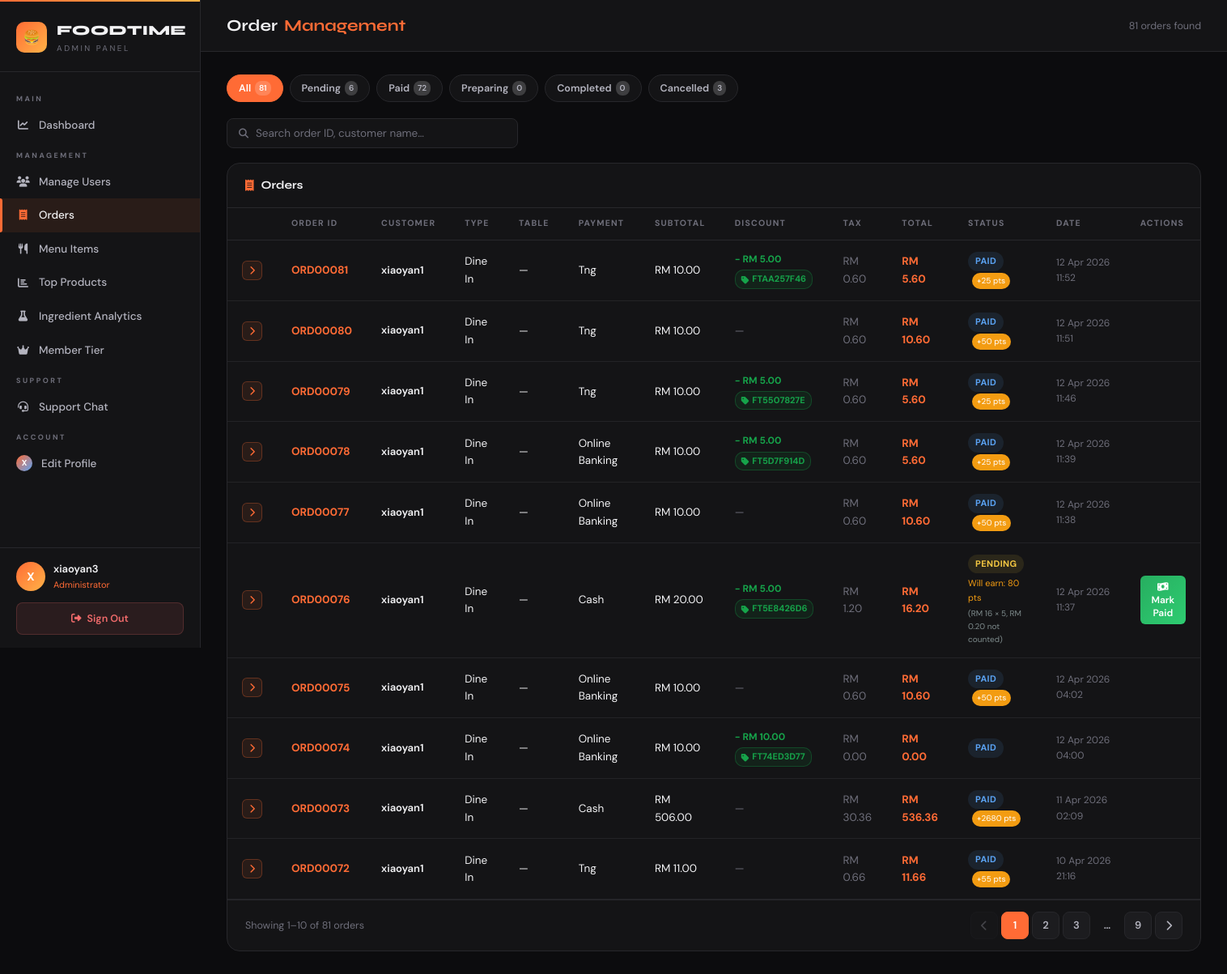
The app's page /app/Order.php (signed in) with its own data.
### tables this page shows
CREATE TABLE `orders` (
  `orderid` varchar(20) NOT NULL,
  `userid` varchar(10) NOT NULL,
  `order_type` enum('dine_in','takeaway') NOT NULL DEFAULT 'dine_in',
  `tableid` varchar(20) DEFAULT NULL,
  `customer_name` varchar(100) DEFAULT NULL,
  `customer_phone` varchar(20) DEFAULT NULL,
  `customer_email` varchar(100) DEFAULT NULL,
  `subtotal` decimal(10,2) NOT NULL DEFAULT 0.00,
  `tax` decimal(10,2) NOT NULL DEFAULT 0.00,
  `discount_rm` decimal(10,2) NOT NULL DEFAULT 0.00,
  `status` enum('pending','paid','preparing','completed','cancelled') NOT NULL DEFAULT 'pending',
  `total_price` decimal(10,2) NOT NULL DEFAULT 0.00,
  `payment_method` varchar(50) NOT NULL DEFAULT 'cash',
  `special_notes` text DEFAULT NULL,
  `points_earned` int(11) NOT NULL DEFAULT 0,
  `created_at` datetime NOT NULL DEFAULT current_timestamp(),
  `updated_at` datetime NOT NULL DEFAULT current_timestamp() ON UPDATE current_timestamp()
);

### app/Order.php (the view, shortened to what the rows shown need)
<?php
require_once 'base.php';
$valid_statuses = ['pending','paid','preparing','completed','cancelled'];
$status_filter  = in_array($_GET['status'] ?? '', $valid_statuses) ? $_GET['status'] : '';
$per_page       = 10;
$page           = max(1, intval($_GET['page'] ?? 1));
$types = ''; $params = []; $wheres = [];
$where_sql = $wheres ? 'WHERE '.implode(' AND ',$wheres) : '';
$count_sql = "SELECT COUNT(*) AS c FROM orders o LEFT JOIN users u ON o.userid=u.userid $where_sql";
$stmt = mysqli_prepare($connect, $count_sql);
if ($stmt) {
    mysqli_stmt_execute($stmt);
    $total_orders = (int)mysqli_fetch_assoc(mysqli_stmt_get_result($stmt))['c'];
} else { $total_orders = 0; }
$total_pages = max(1,(int)ceil($total_orders/$per_page));
$page        = min($page,$total_pages);
$offset      = ($page-1)*$per_page;
$data_sql = "SELECT o.*, u.username, u.email AS user_email
             FROM orders o LEFT JOIN users u ON o.userid=u.userid
             $where_sql ORDER BY o.created_at DESC LIMIT $per_page OFFSET $offset";
$stmt = mysqli_prepare($connect, $data_sql);
if ($stmt) {
    mysqli_stmt_execute($stmt);
    $orders = mysqli_fetch_all(mysqli_stmt_get_result($stmt), MYSQLI_ASSOC);
} else { $orders = []; }
$opts_col = null;
foreach (['selected_options','custom_options'] as $candidate) {
    $chk = mysqli_query($connect, "SHOW COLUMNS FROM order_items LIKE '$candidate'");
    if ($chk && mysqli_num_rows($chk) > 0) { $opts_col = $candidate; break; }
}
function parseVoucher($notes) {
    if (!empty($notes) && preg_match('/Voucher:\s*([A-Z0-9]+)\s*\(RM\s*([\d.]+)\s*off\)/i',$notes,$m))
        return ['code'=>strtoupper($m[1]),'discount'=>floatval($m[2])];
    return null;
}
?>
<!DOCTYPE html>
<html lang="en">
<head>
    <link rel="stylesheet" href="https://cdnjs.cloudflare.com/ajax/libs/font-awesome/6.4.0/css/all.min.css">
    <link rel="stylesheet" href="css/admin.css">
</head>
<body>
<main class="main">
    <div class="content">
        <div class="panel">
            <?php if (empty($orders)): ?>
            <div class="empty-state">
                <i class="fas fa-receipt"></i>
                <p>No orders found<?= $status_filter?" with status: {$status_filter}":'' ?>.</p>
            </div>
            <?php else: ?>
            <div class="table-wrap">
                <table class="dt" id="ordersTable">
                    <thead>
                        <tr>
                            <th></th><th>Order ID</th><th>Customer</th><th>Type</th><th>Table</th>
                            <th>Payment</th><th>Subtotal</th><th>Discount</th><th>Tax</th>
                            <th>Total</th><th>Status</th><th>Date</th><th>Actions</th>
                        </tr>
                    </thead>
                    <tbody>
                    <?php foreach ($orders as $idx => $order):
                        $row_id      = 'items-'.$offset.'-'.$idx;
                        $order_id_db = mysqli_real_escape_string($connect, $order['orderid']);
                        if ($opts_col) {
                            $items_q = mysqli_query($connect,
                                "SELECT orderitemid, product_name, quantity, price, subtotal,
                                        `{$opts_col}` AS opts_json
                                 FROM order_items WHERE orderid='$order_id_db' ORDER BY orderitemid ASC");
                        } else {
                            $items_q = mysqli_query($connect,
                                "SELECT orderitemid, product_name, quantity, price, subtotal
                                 FROM order_items WHERE orderid='$order_id_db' ORDER BY orderitemid ASC");
                        }
                        $items_count     = $items_q ? mysqli_num_rows($items_q) : 0;
                        $total_price     = (float)$order['total_price'];
                        $full_ringgit    = floor($total_price);
                        $points_to_earn  = $full_ringgit * 5;
                        $cents_remainder = round(($total_price - $full_ringgit) * 100);
                        $voucher_info    = parseVoucher($order['special_notes'] ?? '');
                    ?>
                    <tr class="order-row">
                        <td style="width:40px;">
                            <?php if ($items_count > 0): ?>
                            <button class="expand-btn" onclick="toggleItems('<?= $row_id ?>',this)" title="View items">
                                <i class="fas fa-chevron-right"></i>
                            </button>
                            <?php endif; ?>
                        </td>
                        <td class="order-id-cell"><?= htmlspecialchars($order['orderid']) ?></td>
                        <td>
                            <div class="fw-600" style="font-size:13px;"><?= htmlspecialchars($order['customer_name']??'—') ?></div>
                        </td>
                        <td style="text-transform:capitalize;"><?= str_replace('_',' ',$order['order_type']??'') ?></td>
                        <td><?= $order['tableid'] ? htmlspecialchars($order['tableid']) : '—' ?></td>
                        <td style="text-transform:capitalize;"><?= str_replace('_',' ',$order['payment_method']??'—') ?></td>
                        <td>RM <?= number_format((float)$order['subtotal'],2) ?></td>
                        <td>
                            <?php if ($voucher_info): ?>
                                <div class="voucher-col-discount">- RM <?= number_format($voucher_info['discount'],2) ?></div>
                                <div><span class="voucher-col-code"><i class="fas fa-tag"></i> <?= htmlspecialchars($voucher_info['code']) ?></span></div>
                            <?php else: ?><span class="text-muted">—</span><?php endif; ?>
                        </td>
                        <td class="text-muted">RM <?= number_format((float)$order['tax'],2) ?></td>
                        <td class="text-accent fw-700">RM <?= number_format($total_price,2) ?></td>
                        <td>
                            <span class="badge badge-<?= $order['status'] ?>"><?= ucfirst($order['status']) ?></span>
                            <?php if (!empty($order['points_earned'])&&$order['points_earned']>0): ?>
                            <span class="points-badge">+<?= $order['points_earned'] ?> pts</span>
                            <?php endif; ?>
                            <?php if ($order['status']==='pending'&&$order['payment_method']==='cash'): ?>
                            <div class="points-info">Will earn: <?= $points_to_earn ?> pts
                                <?php if ($cents_remainder>0): ?>
                                <div class="points-breakdown">(RM <?= $full_ringgit ?> × 5, RM <?= number_format($cents_remainder/100,2) ?> not counted)</div>
                                <?php endif; ?>
                            </div>
                            <?php endif; ?>
                        </td>
                        <td class="text-muted" style="font-size:12px;white-space:nowrap;">
                            <?= date('d M Y',strtotime($order['created_at'])) ?><br>
                            <?= date('H:i',strtotime($order['created_at'])) ?>
                        </td>
                        <td>
                            <div class="action-buttons">
                                <?php if ($order['status']==='pending'&&($order['payment_method']??'')==='cash'): ?>
                                <form method="POST" style="display:inline;" onsubmit="return confirm('Mark order <?= htmlspecialchars($order['orderid']) ?> as paid?\n\nAmount: RM <?= number_format($total_price,2) ?>\nPoints to award: <?= $points_to_earn ?>');">
                                    <button type="submit" class="btn-mark-paid"><i class="fas fa-money-bill-wave"></i> Mark Paid</button>
                                </form>
                                <?php endif; ?>
                            </div>
                        </td>
                    </tr>
                    <?php endforeach; ?>
                    </tbody>
                </table>
            </div>
            <?php endif; ?>
        </div>
    </div>
</main>
</body>
</html>

### records on screen
orders: orderid "ORD00081", customer_name "xiaoyan1", order_type "Dine In", payment_method "Tng", subtotal "10.00", special_notes "5.00", special_notes "FTAA257F46", tax "0.60", total_price "5.60", status "PAID", points_earned "25", created_at "12 Apr 2026", created_at "11:52"
orders: orderid "ORD00080", customer_name "xiaoyan1", order_type "Dine In", payment_method "Tng", subtotal "10.00", tax "0.60", total_price "10.60", status "PAID", points_earned "50", created_at "12 Apr 2026", created_at "11:51"
orders: orderid "ORD00079", customer_name "xiaoyan1", order_type "Dine In", payment_method "Tng", subtotal "10.00", special_notes "5.00", special_notes "FT5507827E", tax "0.60", total_price "5.60", status "PAID", points_earned "25", created_at "12 Apr 2026", created_at "11:46"
orders: orderid "ORD00078", customer_name "xiaoyan1", order_type "Dine In", payment_method "Online Banking", subtotal "10.00", special_notes "5.00", special_notes "FT5D7F914D", tax "0.60", total_price "5.60", status "PAID", points_earned "25", created_at "12 Apr 2026", created_at "11:39"
orders: orderid "ORD00077", customer_name "xiaoyan1", order_type "Dine In", payment_method "Online Banking", subtotal "10.00", tax "0.60", total_price "10.60", status "PAID", points_earned "50", created_at "12 Apr 2026", created_at "11:38"
orders: orderid "ORD00076", customer_name "xiaoyan1", order_type "Dine In", payment_method "Cash", subtotal "20.00", discount_rm "5.00", special_notes+discount_rm "FT5E8426D6", tax "1.20", total_price "16.20", status "PENDING", total_price "80", total_price "16", $cents_remainder/100 "0.20", created_at "12 Apr 2026", created_at "11:37"
orders: orderid "ORD00075", customer_name "xiaoyan1", order_type "Dine In", payment_method "Online Banking", subtotal "10.00", tax "0.60", total_price "10.60", status "PAID", points_earned "50", created_at "12 Apr 2026", created_at "04:02"
orders: orderid "ORD00074", customer_name "xiaoyan1", order_type "Dine In", payment_method "Online Banking", subtotal "10.00", special_notes "10.00", special_notes "FT74ED3D77", tax "0.00", total_price "0.00", status "PAID", created_at "12 Apr 2026", created_at "04:00"
orders: orderid "ORD00073", customer_name "xiaoyan1", order_type "Dine In", payment_method "Cash", subtotal "506.00", tax "30.36", total_price "536.36", status "PAID", points_earned "2680", created_at "11 Apr 2026", created_at "02:09"
orders: orderid "ORD00072", customer_name "xiaoyan1", order_type "Dine In", payment_method "Tng", subtotal "11.00", tax "0.66", total_price "11.66", status "PAID", points_earned "55", created_at "10 Apr 2026", created_at "21:16"

### other values on screen
substr($admin_name, 0, 1) "X"
$admin_name "xiaoyan3"
$total_orders "81"
$total_all "81"
$s "Pending"
$status_counts[$s] "6"
$s "Paid"
$status_counts[$s] "72"
$s "Preparing"
$status_counts[$s] "0"
$s "Completed"
$s "Cancelled"
$status_counts[$s] "3"
$showing_from "1"
$showing_to "10"
